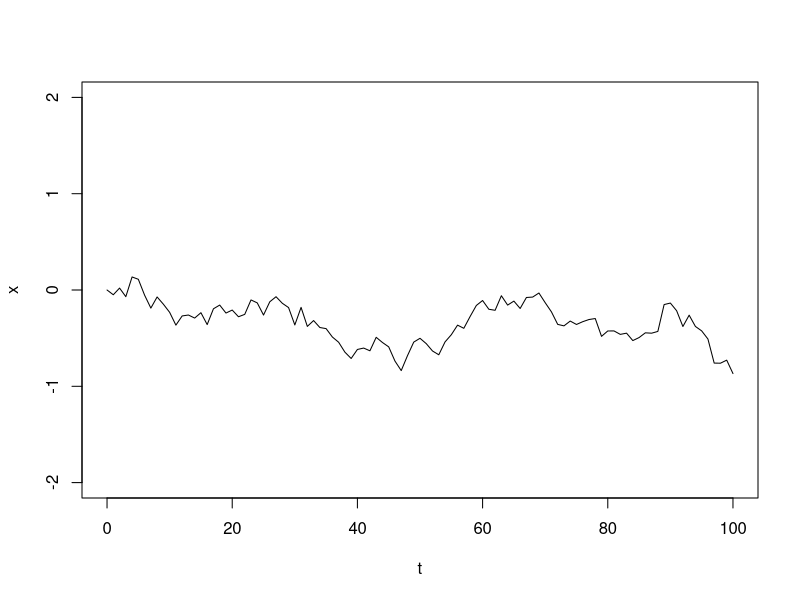
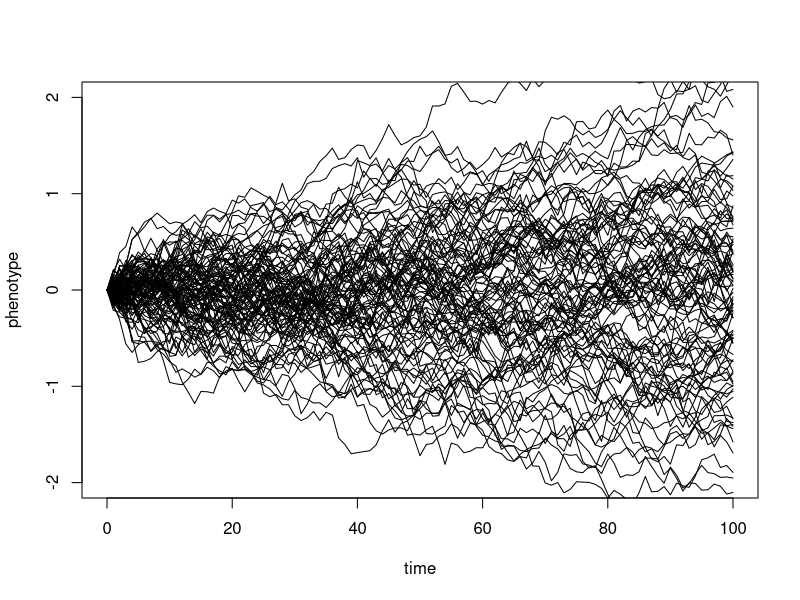
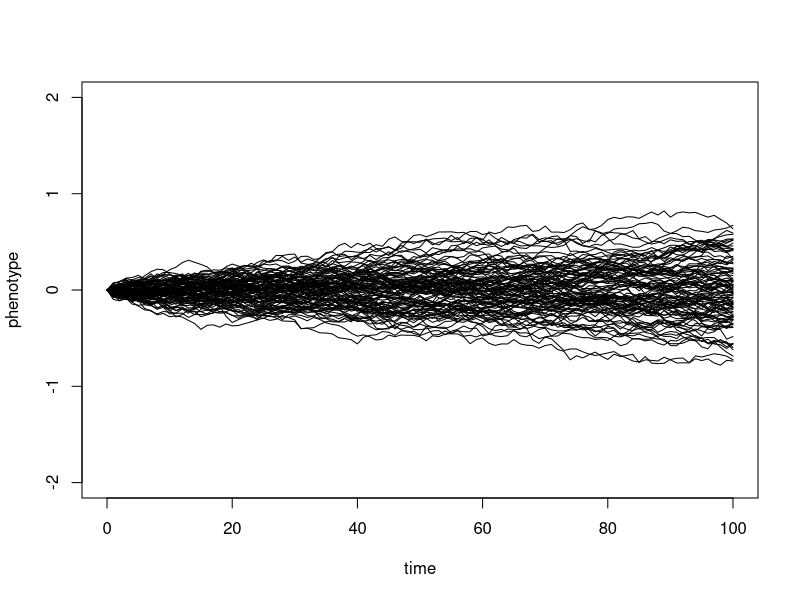
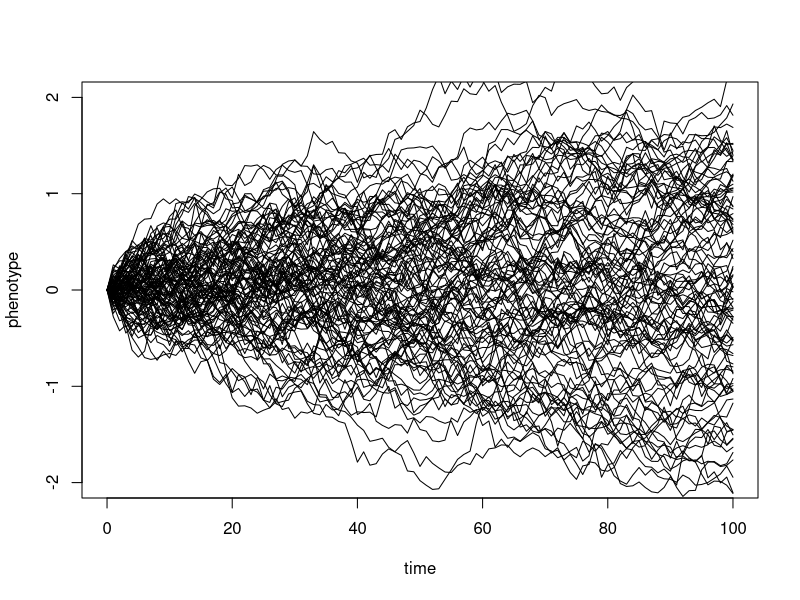
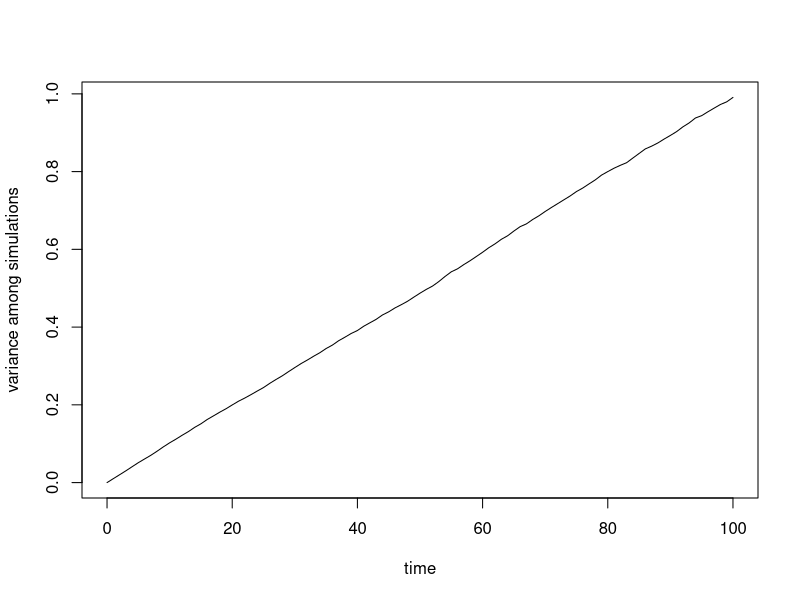

Write R code to recreate these figures, in order.
#adapted from a phytools.org tutorial
library(phytools)


#### part 1: brownian motion of a trait over time, following a single lineage

t <- 0:100  # length of time for simulation. Can be thought of as generations.
sig2 <- 0.01 # this is the instantaneous rate of change. This determines the relative size of jumps that tend to occur. when sig2 (sigma squared) is small, character state changes tend to be smaller. when its big (maximum of 1), individual state changes tend to be larger.
## first, simulate a set of random deviates. in other words, this is the series of character state changes through time (t)
x <- rnorm(n = length(t) - 1, sd = sqrt(sig2))
x #look at the values of x to get an idea of this. the character state starts at 0 then changes by the amount (x). Imagine this a size of some trait, like leaf length. when x is negative, it means it got smaller, and when positive, it got bigger
## now compute their cumulative sum
x <- c(0, cumsum(x)) #we want cumulative sum because the state a character is in at any time (t) is the sum of all its past transitions. ie, it started at "0", got bigger by this much, smaller by that much, bigger again, etc. you add those all up to see the state at teh end! 
plot(t, x, type = "l", ylim = c(-2, 2))

#Repeat these simulations several times. Then, repeat some more, changing t and sig2, one at a time. 

#1) How does the size of t affect how close the final character state (phenotype) is to the initial character state (which is always 0)? 

#2) How does the size of sig2 affect how close the final character state (phenotype) is to the initial character state? 


#### part 1: brownian motion of a trait over time, following multiple single lineages

t <- 0:100
sig2 <- 0.01
nsim <- 100
X <- matrix(rnorm(n = nsim * (length(t) - 1), sd = sqrt(sig2)), nsim, length(t) - 
              1)
X <- cbind(rep(0, nsim), t(apply(X, 1, cumsum)))
plot(t, X[1, ], xlab = "time", ylab = "phenotype", ylim = c(-2, 2), type = "l")
apply(X[2:nsim, ], 1, function(x, t) lines(t, x), t = t)

#You should have seen that this block of code does thes same thing we did before but plotting several independent lineages all at once. Try a couple of times, again changing sig2 and t. You might need to change the y axis to fit your character state range! (change the numbers in 'ylim = c(-2, 2)' to whatever you want. 

#3) How does this simulation exercise affect your answers to questions 1 and 2, above? Which simulation is more effective at demonstrating the effects of sig2 and t? Why?




#carrie: below is from phytools.org. the first part is just changing sig2 but i already included that! look through it to see what you wanna use. i think it would be good to get this formatted in an juppyter or markdown notebook!   













X <- matrix(rnorm(n = nsim * (length(t) - 1), sd = sqrt(sig2/10)), nsim, length(t) - 
              1)
X <- cbind(rep(0, nsim), t(apply(X, 1, cumsum)))
plot(t, X[1, ], xlab = "time", ylab = "phenotype", ylim = c(-2, 2), type = "l")
apply(X[2:nsim, ], 1, function(x, t) lines(t, x), t = t)

X <- matrix(0, nsim, length(t))
for (i in 1:nsim) X[i, ] <- c(0, cumsum(rnorm(n = length(t) - 1, sd = sqrt(sig2))))
plot(t, X[1, ], xlab = "time", ylab = "phenotype", ylim = c(-2, 2), type = "l")
for (i in 1:nsim) lines(t, X[i, ])

nsim <- 10000
X <- matrix(rnorm(n = nsim * (length(t) - 1), sd = sqrt(sig2)), nsim, length(t) - 
              1)
X <- cbind(rep(0, nsim), t(apply(X, 1, cumsum)))
v <- apply(X, 2, var)
plot(t, v, type = "l", xlab = "time", ylab = "variance among simulations")
